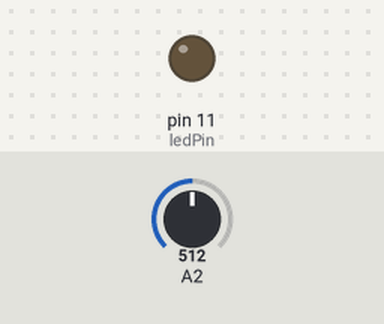
The sketch below on a simulated Arduino Uno, built with avr-gcc and run on an emulated ATmega328P. On the bench: output pins drawn as LEDs (lit = HIGH). The test bench sets the inputs (shaded band); at power-on: A2 = 512.

Above: at 1.2 s.
1.3 s: A2 set to 716
At 1.6 s:
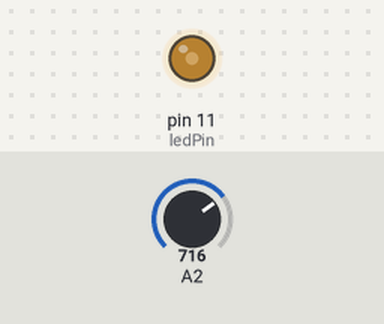
2.8 s: A2 set to 900
At 3.2 s:
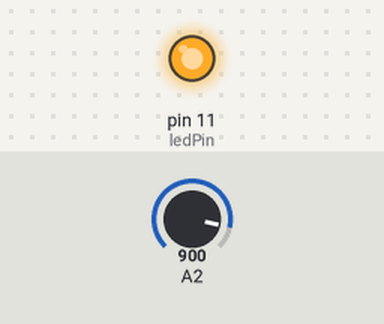
Timing chart, 0 to 5.8 s (numbered marks = the images above; inputs shaded):
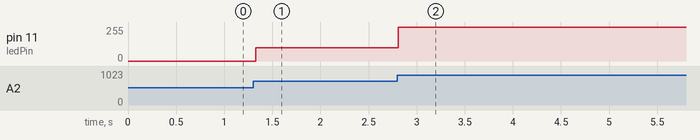

The sketch:

Assignment_Week_9.ino
```cpp
int ledPin = 11;
int brightness = 0;

void setup() {
  // put your setup code here, to run once:
  Serial.begin(9600); // speed of data transfer
  pinMode(ledPin,OUTPUT );

}

void loop() {
  // put your main code here, to run repeatedly:
// to read sensor value and save it in sensorValure variable
int sensorValue = analogRead(A2);
sensorValue = constrain (sensorValue, 600, 900);
brightness = map(sensorValue,600,900,0,255); // mapping the sensor  range to 0 -255


analogWrite(ledPin,brightness);
Serial.println(sensorValue + " " + brightness);

delay(30);

}
```

Measured:
- after the input at 1.3 s, pin 11 (ledPin): 0/255 → 98/255 at once
- after the input at 2.8 s, pin 11 (ledPin): 98/255 → 255/255 at once
